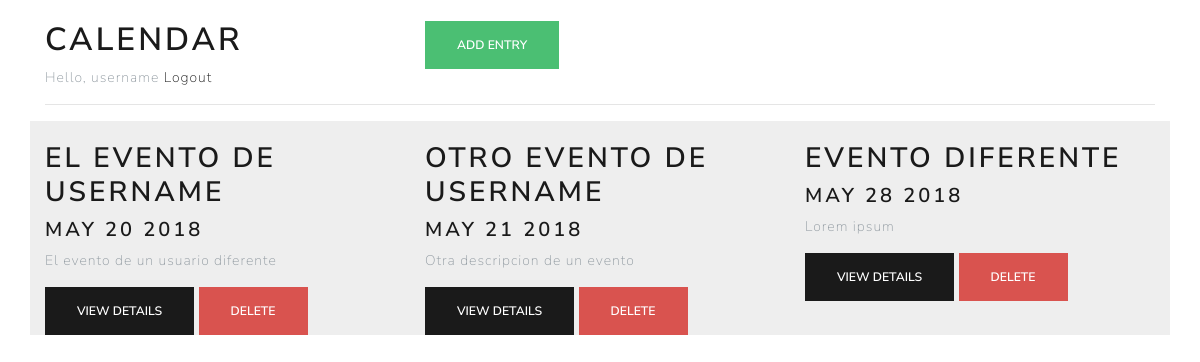
/calendar (signed in), run on the app's committed database.
### myApp/models.py (models this page shows, shortened)
class Entry(models.Model):
    name = models.CharField(max_length=100)
    author = models.ForeignKey(User, on_delete=models.CASCADE)
    date = models.DateTimeField()
    description = models.TextField()
    created = models.DateTimeField(auto_now_add = True)

### myApp/views.py (the view)
# urls.py: path('calendar', views.calendar, name='calendar'),
@login_required
def calendar(request):
    entries = Entry.objects.filter(author=request.user)
    return render(request, 'myapp/calendar.html', {'entries': entries})

### myApp/templates/myapp/calendar.html
{% extends 'myapp/base.html' %}
{% block content %}
<div class="container">
    <br>
    <div class="row">
        <div class="col-lg-4">
            <h1>Calendar</h1>
            <span>Hello, {{ request.user.username }}</span>
            <a href="/logout">Logout</a>
        </div>
        <div class="col-lg-8">
            <button onclick="window.location='{% url 'add' %}'" type="button" class="btn btn-success">Add Entry</button>
        </div>
    </div>
    <hr>
    <div class="row">
        {% for entry in entries %}
            {% include 'myapp/_calendar_entry.html' %}
        {% endfor %}
    </div>
</div>
{% endblock %}

### myApp/templates/myapp/_calendar_entry.html
<div class="calendar_entry col-lg-4">
    <br>
    <h2>{{ entry.name }}</h2>
    <h4>{{ entry.date|date:"M d Y" }}</h4>
    <p>{{ entry.description|truncatechars:100 }}</p>
    <button onclick="window.location='{% url 'details' pk=entry.id %}'" class="btn btn-primary">View Details</button>
    <button data-id="{{ entry.id }}" onclick="deleteCalendarEntry(this)" class="btn btn-danger">Delete</button>
</div>

### myApp/static/myapp/css/style.css (style rules this page uses)
.calendar_entry { background-color: #eee; }
html, body { height: 100%; width: 100%; margin: 0; padding: 0; display: table; }

### data on the page
Entry: name "EL EVENTO DE USERNAME", date "MAY 20 2018", description "El evento de un usuario diferente"
Entry: name "OTRO EVENTO DE USERNAME", date "MAY 21 2018", description "Otra descripcion de un evento"
Entry: name "EVENTO DIFERENTE", date "MAY 28 2018", description "Lorem ipsum"

### other printed values
{{ request.user.username }} "username"
